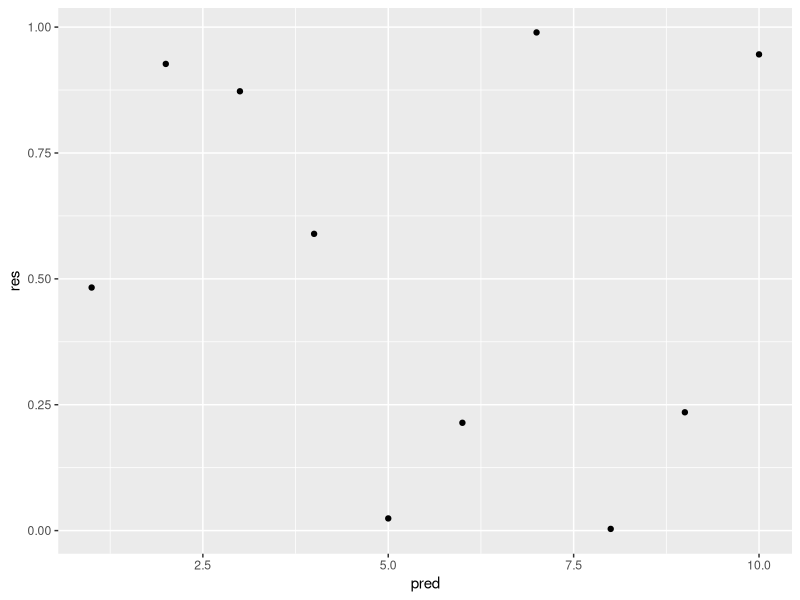

R code for this plot:
## ---- chunk 1
# dont forget to start with comments!
#preliminaries
library(ggplot2)
pred <- 1:10 #vector of 10 integers
res <- runif(10) # random uniform values

#print Random numbers
print(res)

#plot Graog
qplot(x=pred, y=res)
